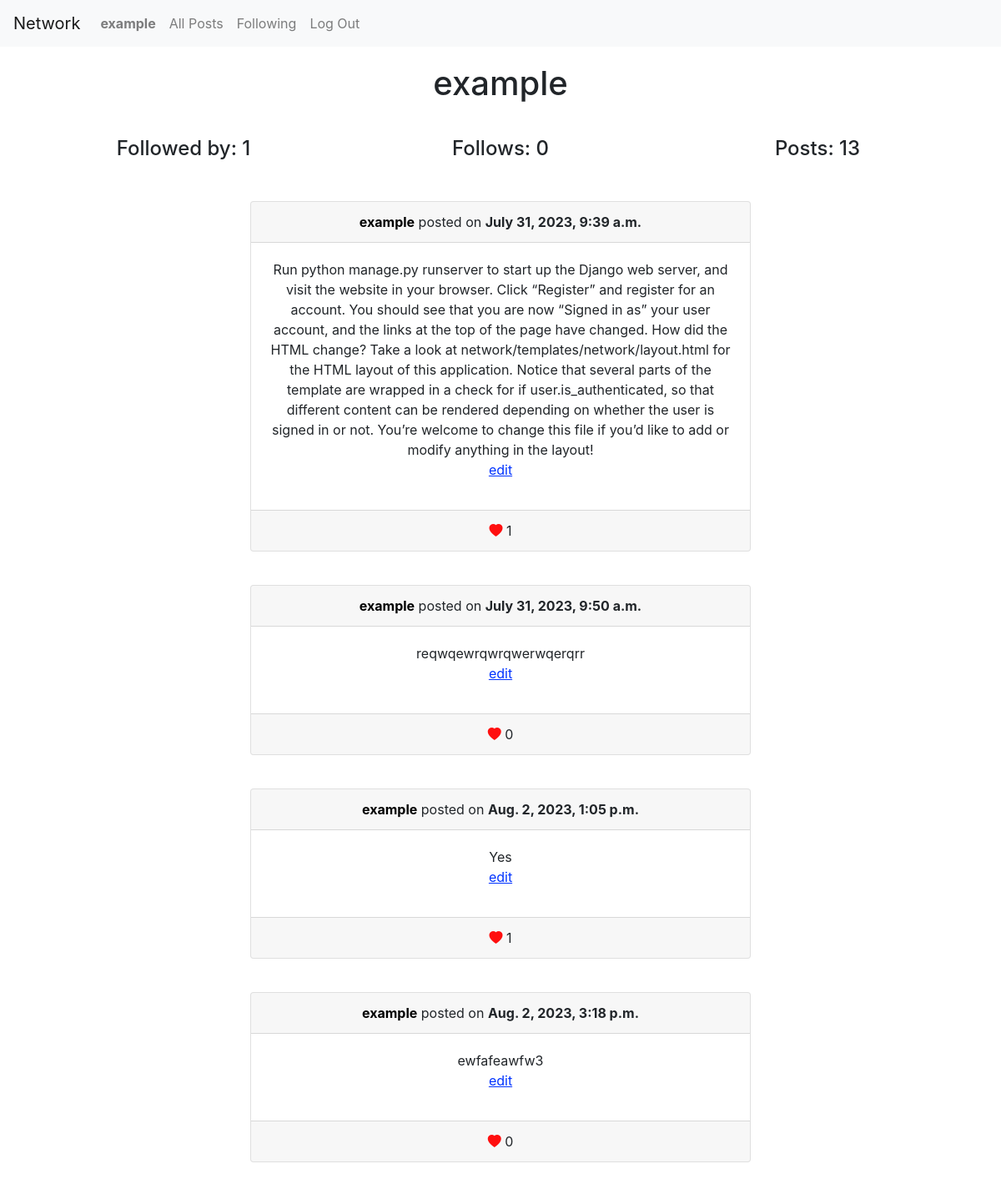
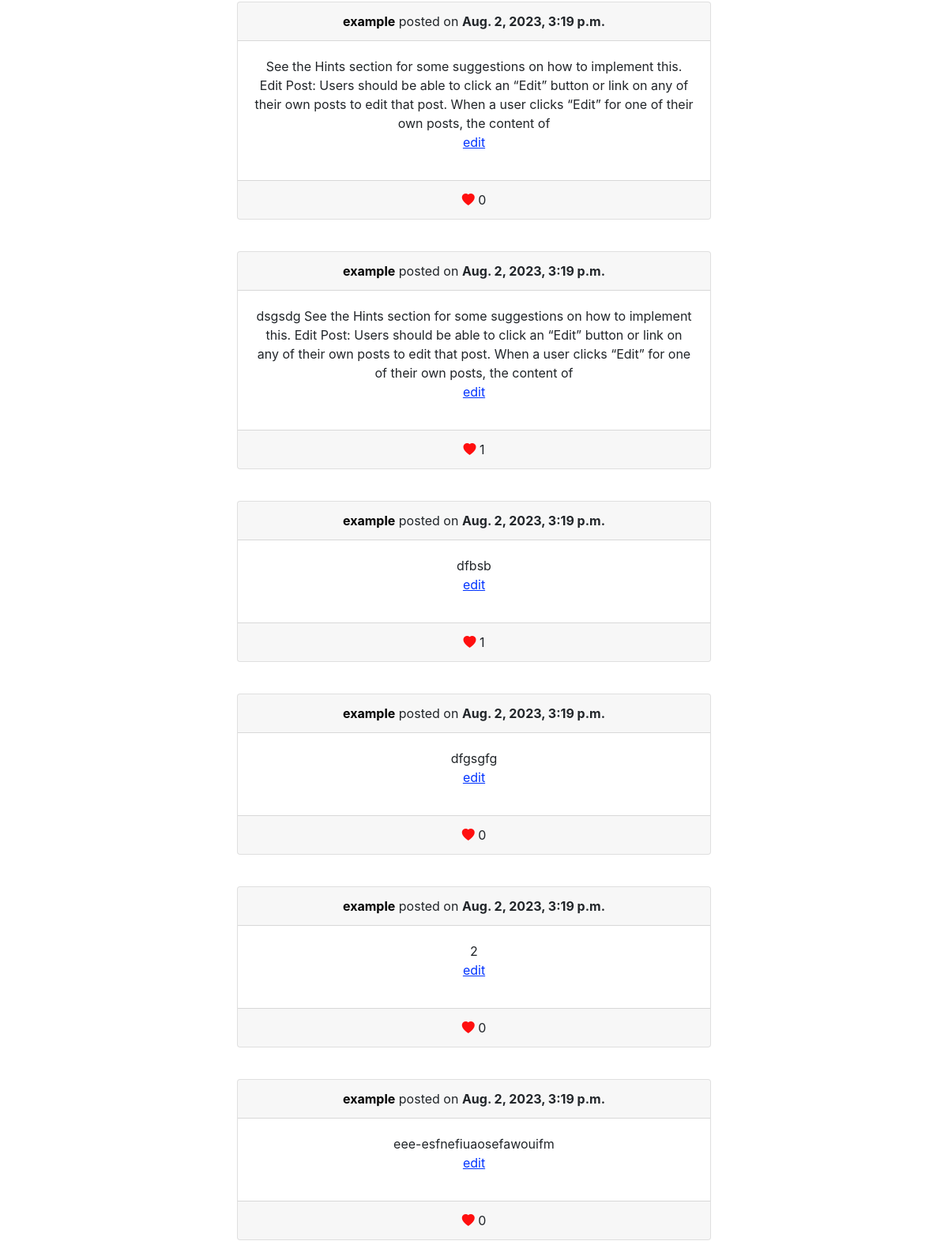
Screenshot of /example/profile (signed in) with the database file from the repository (2 pictures, top to bottom).
### network/models.py (models this page shows, shortened)
class User(AbstractUser):
    followers = models.ManyToManyField('self', symmetrical=False, related_name='following')

class Post(models.Model):
    author = models.ForeignKey(User, on_delete=models.CASCADE, related_name='usersPosts')
    body = models.TextField()
    likes = models.ManyToManyField(User, related_name='posts_liked', null=True, blank=True)
    timestamp = models.DateTimeField(auto_now_add=True)
    def count_likes(self):
        return self.likes.count()

### network/views.py (the view)
# urls.py: path("<str:username>/profile", views.profile, name='profile'),
@login_required
def profile(request, username):
    try:
        user = User.objects.get(username=username)
    except User.DoesNotExist:
        return HttpResponse('User does not exist')
    posts = Post.objects.all().filter(author=user)
    paginator = Paginator(posts, 10)  # Show 10 posts per page
    page_number = request.GET.get('page')
    page_obj = paginator.get_page(page_number)
    if user in request.user.following.all():
        follows = "Unfollow"
    else:
        follows = "Follow"
    return render(request, 'network/profile.html',{
        'page_obj': page_obj,
        "user": user,
        "follows": follows,
    })

### network/templates/network/profile.html (shortened to what this page needs)
{% extends "network/index.html" %}
{% load static %}
{% block body %}
<div class="container text-center">
    <div class="row">
      <div class="col">
        <h1 style="margin-top: 20px; margin-bottom: 20px;"> {{ user.username}} </h1>
      </div>
    </div>
    <div class="row">
      <div class="col" style="padding: 20px;">
        <h4>Followed by: {{ user.followers.count }}</h4>
      </div>
      <div class="col" style="padding: 20px;">
       <h4>Follows: {{  user.following.count }}</h4>
      </div>
      <div class="col" style="padding: 20px;">
        <h4>Posts: {{  user.usersPosts.count }}</h4>
      </div>
    </div>
</div>
{% block posts %}
<div id="posts" style="display: grid; place-items: center;">
    {% for post in page_obj %}
        <div class="card text-center" style="width:50%; margin: 20px;">
            <div class="card-header">
                <a style="color: black;"
                    href="{% url 'profile' post.author.username %}"><strong>{{ post.author }}</a></strong> posted on <strong>{{ post.timestamp }}</strong>
            </div>
            <div class="card-body">
               <div id = "post-text-{{ post.id }}" class="card-text"> {{ post.body }}</div>
            {% if request.user == post.author %}
                <p class="edit-post" style="color: #0033ff; text-decoration: underline; cursor: pointer;">edit</p>
            {% endif %}
            </div>
            <div class="card-footer text-body-secondary">
                <div class="like-post" id="like-{{ post.id }}"><i class="bi bi-heart-fill" style="color: rgb(255, 15, 15);"></i>
                 {{ post.count_likes }}
                </div>
            </div>
        </div>
    {% empty %}
        <h1>This user has no posts</h1>
    {%  endfor %}
</div>
{% endblock posts %}
{% endblock body %}

### network/templates/network/layout.html (shortened to what this page needs)
{% load static %}
<!DOCTYPE html>
<html lang="en">
    <head>
        <link rel="stylesheet" href="https://stackpath.bootstrapcdn.com/bootstrap/4.4.1/css/bootstrap.min.css">
        <link rel="stylesheet" href="https://cdn.jsdelivr.net/npm/bootstrap-icons@1.10.5/font/bootstrap-icons.css">
        <link href="{% static 'network/styles.css' %}" rel="stylesheet">
    </head>
    <body>
        <nav class="navbar navbar-expand-lg navbar-light bg-light">
            <a class="navbar-brand" href="#">Network</a>
            <div>
              <ul class="navbar-nav mr-auto">
                {% if request.user.is_authenticated %}
                    <li class="nav-item">
                        <a id="profile-username" class="nav-link" href="{% url 'profile' request.user.username %}"><strong>{{ request.user.username }}</strong></a>
                    </li>
                {% endif %}
                <li class="nav-item">
                  <a class="nav-link" href="{% url 'index' %}">All Posts</a>
                </li>
                {% if request.user.is_authenticated %}
                    <li class="nav-item">
                        <a class="nav-link" href="{% url 'following' %}">Following</a>
                    </li>
                    <li class="nav-item">
                        <a class="nav-link" href="{% url 'logout' %}">Log Out</a>
                    </li>
                {% endif %}
              </ul>
            </div>
          </nav>
        <div class="body">
            {% block body %}
            {% endblock %}
        </div>
    </body>
</html>

### rows the page displays
User: user.username "example", username "example", followers.count "1", following.count "0", usersPosts.count "13"
Post: author "example", timestamp "July 31, 2023, 9:39 a.m.", body "Run python manage.py runserver to start up the Django web server, and visit the website in your browser. Click “Register” and register for an account. You should see that you are now “Signed in as” your user account, and the links at the top of the page have changed. How did the HTML change? Take a look at network/templates/network/layout.html for the HTML layout of this application. Notice that several parts of the template are wrapped in a check for if user.is_authenticated, so that different content can be rendered depending on whether the user is signed in or not. You’re welcome to change this file if you’d like to add or modify anything in the layout!", shows "edit", count_likes "1"
Post: author "example", timestamp "July 31, 2023, 9:50 a.m.", body "reqwqewrqwrqwerwqerqrr", shows "edit", count_likes "0"
Post: author "example", timestamp "Aug. 2, 2023, 1:05 p.m.", body "Yes", shows "edit", count_likes "1"
Post: author "example", timestamp "Aug. 2, 2023, 3:18 p.m.", body "ewfafeawfw3", shows "edit", count_likes "0"
Post: author "example", timestamp "Aug. 2, 2023, 3:19 p.m.", body "See the Hints section for some suggestions on how to implement this. Edit Post: Users should be able to click an “Edit” button or link on any of their own posts to edit that post. When a user clicks “Edit” for one of their own posts, the content of", count_likes "0"
Post: author "example", timestamp "Aug. 2, 2023, 3:19 p.m.", body "dsgsdg See the Hints section for some suggestions on how to implement this. Edit Post: Users should be able to click an “Edit” button or link on any of their own posts to edit that post. When a user clicks “Edit” for one of their own posts, the content of", count_likes "1"
Post: author "example", timestamp "Aug. 2, 2023, 3:19 p.m.", body "dfbsb", shows "edit", count_likes "1"
Post: author "example", timestamp "Aug. 2, 2023, 3:19 p.m.", body "dfgsgfg", shows "edit", count_likes "0"
Post: author "example", timestamp "Aug. 2, 2023, 3:19 p.m.", body "2", shows "edit", count_likes "0"
Post: author "example", timestamp "Aug. 2, 2023, 3:19 p.m.", body "eee-esfnefiuaosefawouifm", shows "edit", count_likes "0"
